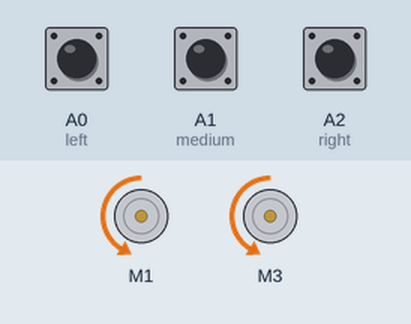
The sketch below on a simulated Arduino Uno, built with avr-gcc and run on an emulated ATmega328P. On the bench: 2 × DC motor (green arrow = forward, orange = backward, longer = faster). The test bench sets the inputs (shaded band); at power-on: A0 (left) HIGH, A2 (right) HIGH, A1 (medium) HIGH.

Above: at 1.2 s.
1.3 s: A0 (left) pulled LOW for 0.15 s
At 1.37 s:
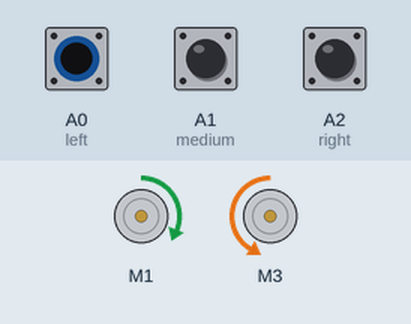
2.9 s: A2 (right) pulled LOW for 0.15 s
At 2.97 s:
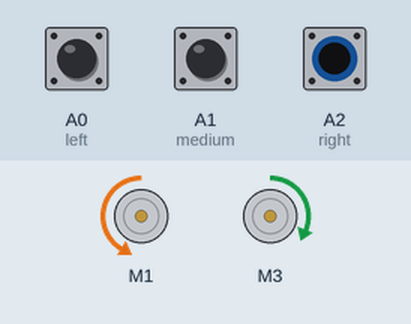
4.5 s: A2 (right) pulled LOW for 3.2 s
At 8.8 s:
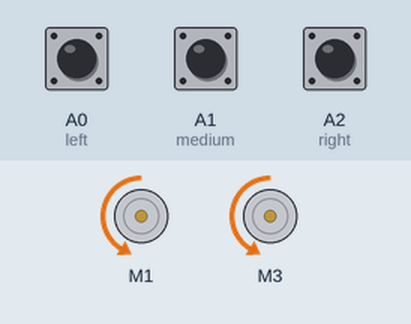
9.2 s: A0 (left) pulled LOW for 3.2 s
At 9.9 s:
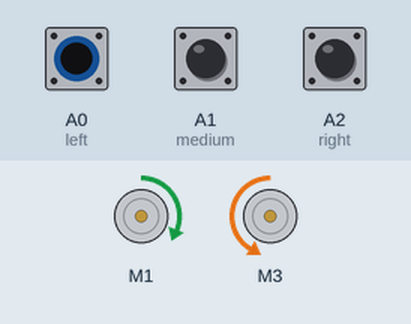
Timing chart, 0 to 13.9 s (numbered marks = the images above; inputs shaded):
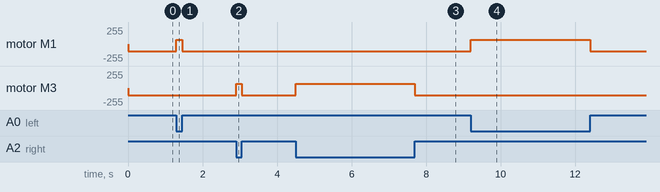

The sketch:

LineFOLLOWER_3_Sensor.ino
```cpp
#include <AFMotor.h>
int pwm = 105;      //speed that the motor follows
int vl = pwm + 1;  //acceleration
int vh = pwm - 40;  //deceleration

#define left A0
#define medium A1
#define right A2

AF_DCMotor motorL(1, MOTOR12_1KHZ);    //1
AF_DCMotor motorD(3, MOTOR12_1KHZ);  //3

void setup() {
  pinMode(left, INPUT);
  pinMode(medium, INPUT);
  pinMode(right, INPUT);
}

void loop() {
  int valueLeft = digitalRead(left);
  int valueMedium = digitalRead(medium);
  int valueRight = digitalRead(right);

  if ((valueLeft == 0 && valueMedium == 0 && valueRight == 0) && (valueLeft == 1 && valueMedium == 0 && valueRight == 1)) {
    motorL.run(BACKWARD);
    motorL.setSpeed(pwm);
    motorD.run(BACKWARD);
    motorD.setSpeed(pwm);
  }

  //line detected by right sensor
  if (valueLeft == 1 && valueMedium == 1 && valueRight == 0) {
    //turn rigth
    motorL.run(BACKWARD);
    motorL.setSpeed(vl);
    motorD.run(FORWARD);
    motorD.setSpeed(vh);
  }
  //line detected by left sensor
  if (valueLeft == 0 && valueMedium == 1 && valueRight == 1) {
    //turn left
    motorL.run(FORWARD);
    motorL.setSpeed(vh);
    motorD.run(BACKWARD);
    motorD.setSpeed(vl);
  }
  //line detected by none
  if (valueLeft == 1 && valueMedium == 1 && valueRight == 1) {
    motorL.run(BACKWARD);
    motorL.setSpeed(pwm);
    motorD.run(BACKWARD);
    motorD.setSpeed(pwm);
  }
}
```

Measured:
- after the input at 1.3 s, motor M1: backward 105/255 → forward 65/255 at once, → backward 105/255 0.15 s later; motor M3: backward 105/255 → backward 106/255 at once, → backward 105/255 0.15 s later
- after the input at 2.9 s, motor M1: backward 105/255 → backward 106/255 at once, → backward 105/255 0.15 s later; motor M3: backward 105/255 → forward 65/255 at once, → backward 105/255 0.15 s later
- after the input at 4.5 s, motor M1: backward 105/255 → backward 106/255 at once, → backward 105/255 3.2 s later; motor M3: backward 105/255 → forward 65/255 at once, → backward 105/255 3.2 s later
- after the input at 9.2 s, motor M1: backward 105/255 → forward 65/255 at once, → backward 105/255 3.2 s later; motor M3: backward 105/255 → backward 106/255 at once, → backward 105/255 3.2 s later
